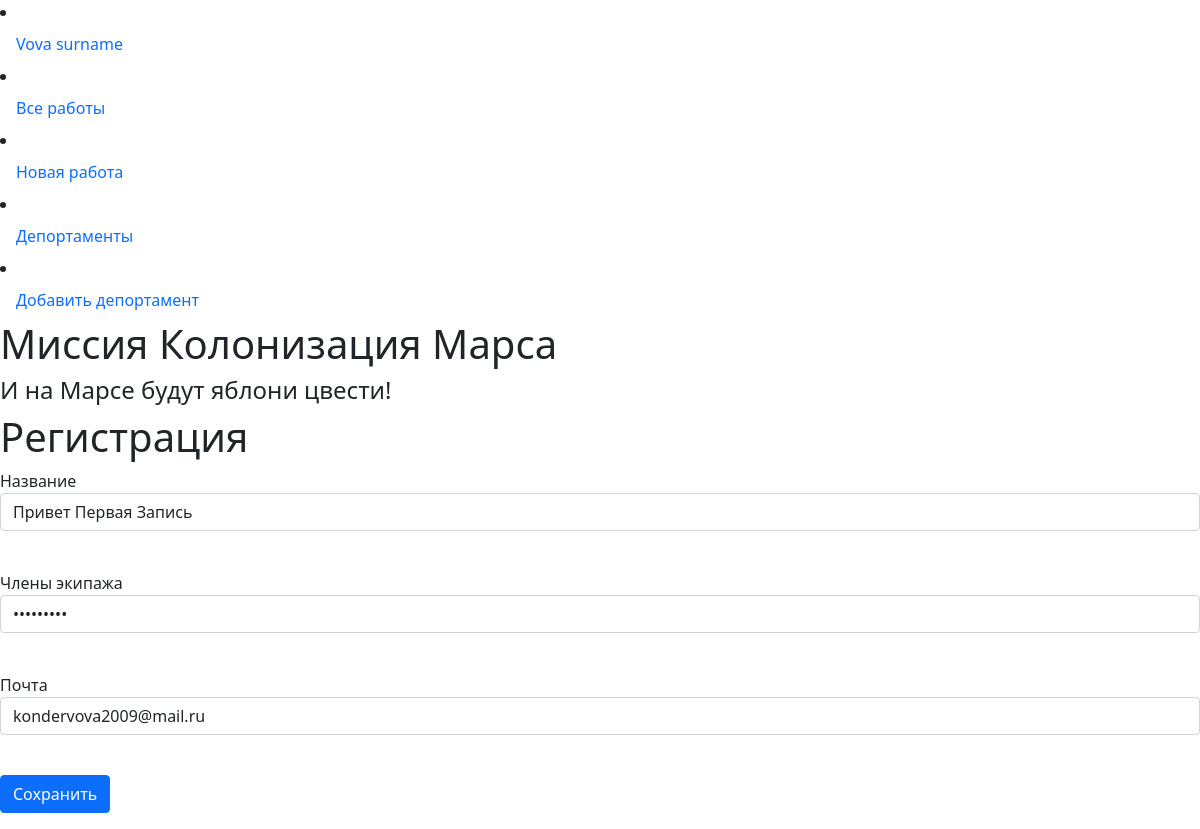
Screenshot of /departament/1 (signed in) with the database file from the repository.
### data/users.py (models this page shows, shortened)
class User(SqlAlchemyBase, UserMixin):
    __tablename__ = "users"
    id = sqlalchemy.Column(sqlalchemy.Integer, primary_key=True, autoincrement=True)
    surname = sqlalchemy.Column(sqlalchemy.String, default="фамилия")
    name = sqlalchemy.Column(sqlalchemy.String, default="имя")
    age = sqlalchemy.Column(sqlalchemy.Integer, default="возраст")
    position = sqlalchemy.Column(sqlalchemy.String, default="должность")
    speciality = sqlalchemy.Column(sqlalchemy.String, default="профессия")
    address = sqlalchemy.Column(sqlalchemy.String, default="адрес")
    email = sqlalchemy.Column(
        sqlalchemy.String, unique=True, nullable=True, default="электронная почта"
    )
    hashed_password = sqlalchemy.Column(
        sqlalchemy.String, unique=True, nullable=True, default="хэшированный пароль"
    )
    modified_date = sqlalchemy.Column(
        sqlalchemy.DateTime, default=datetime.datetime.now
    )

class Department(SqlAlchemyBase):
    __tablename__ = "departament"
    id = sqlalchemy.Column(sqlalchemy.Integer, primary_key=True, autoincrement=True)
    title = sqlalchemy.Column(sqlalchemy.String)
    chief = sqlalchemy.Column(sqlalchemy.Integer)
    members = sqlalchemy.Column(sqlalchemy.String)
    email = sqlalchemy.Column(
        sqlalchemy.String, unique=True, nullable=True, default="электронная почта"
    )

### app.py (the view, shortened to what this page needs)
@app.route('/departament/<int:id>', methods=['GET', 'POST'])
@login_required
def edit_departament(id):
    form = DepartmentForm()
    if request.method == "GET":
        db_sess = db_session.create_session()
        if current_user.id != 1:
            department = db_sess.query(Department).filter(Department.id == id,
                                                    Department.chief == current_user.id).first()
        else:
            department = db_sess.query(Department).filter(Department.id == id).first()
        if department:
            form.email.data = department.email
            form.members.data = department.members
            form.title.data = department.title
        else:
            abort(404)
    return render_template('departament_form.html',
                           title='Редактирование новости',
                           form=form
                           )

### forms.py
class DepartmentForm(FlaskForm):
    title = StringField('Название', validators=[DataRequired()])
    members = StringField('Члены экипажа', validators=[DataRequired()])
    email = EmailField('Почта', validators=[DataRequired()])
    submit = SubmitField("Сохранить")

### app.py (called while the page is built)
@login_manager.user_loader
def load_user(user_id):
    db_sess = db_session.create_session()
    return db_sess.query(User).get(user_id)

### data/db_session.py (called while the page is built)
def create_session() -> Session:
    global __factory
    return __factory()

### templates/departament_form.html (shortened to what this page needs)
{% extends "base.html" %}
{% block content %}
<h1>Регистрация</h1>
<form action="" method="post">
    <p>
        {{ form.title.label }}<br>
        {{ form.title(class="form-control", type="job_title") }}<br>
    </p>
    <p>
        {{ form.members.label }}<br>
        {{ form.members(class="form-control", type="password") }}<br>
    </p>
    <p>
        {{ form.email.label }}<br>
        {{ form.email(class="form-control") }}<br>
    </p>
    <p>{{ form.submit(type="submit", class="btn btn-primary") }}</p>
</form>
{% endblock %}

### templates/base.html (shortened to what this page needs)
<!doctype html>
<html lang="en">
<head>
    <link rel="stylesheet"
          href="https://cdn.jsdelivr.net/npm/bootstrap@5.0.0-beta1/dist/css/bootstrap.min.css"
>
    <link rel="stylesheet" type="text/css" href="static/css/style.css"/>
    <link rel="stylesheet"
          href="https://cdn.jsdelivr.net/npm/bootstrap@5.0.0-beta1/dist/css/bootstrap.min.css"
>
                {% if current_user.is_authenticated %}
                    <li class="nav-item">
                        <a class="nav-link" href="{{ url_for('logout') }}">{{ current_user.name }} {{ current_user.surname }}</a>
                    </li>
                {% endif %}
                    <li class="nav-item">
                        <a class="nav-link" href="{{ url_for('users') }}">Все работы</a>
                    </li>
                    <li class="nav-item">
                        <a class="nav-link" href="{{ url_for('jobs') }}">Новая работа</a>
                    </li>
                    <li class="nav-item">
                        <a class="nav-link" href="{{ url_for('departaments') }}">Депортаменты</a>
                    </li>
                    <li class="nav-item">
                        <a class="nav-link" href="{{ url_for('departament_register') }}">Добавить депортамент</a>
                    </li>
</head>
<body>
<h1> Миссия Колонизация Марса </h1>
<h4>И на Марсе будут яблони цвести!</h4>
{% block content %}{% endblock %}
</body>
</html>
<!DOCTYPE html>
<html lang="en">
<head>
</head>
</html>

### rows the page displays
User: name "Vova", surname "surname"
Department: title "Привет Первая Запись", email "kondervova2009@mail.ru"
